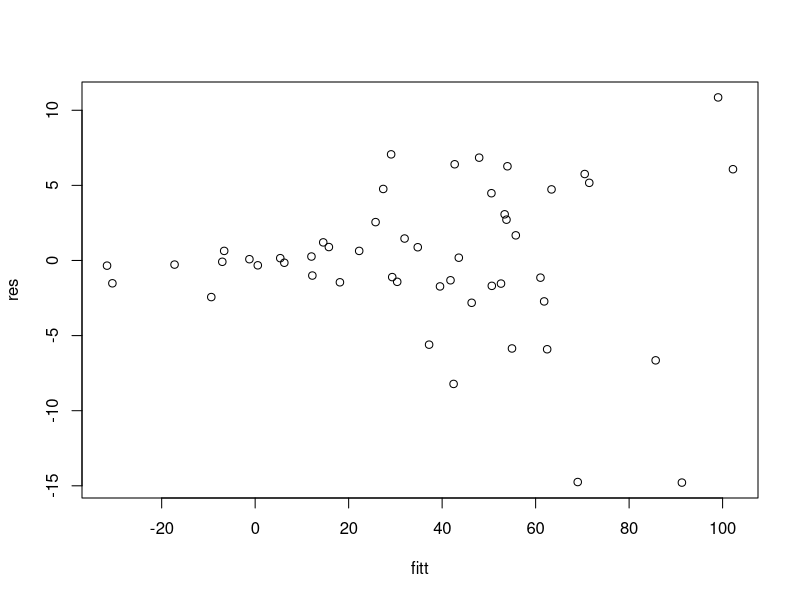

This figure's R source:
x<- rnorm(50,10,8)
e <- c()
fitt <- c()

for(i in 1:50){
  e[i] <- rnorm(1,0,0.4*abs(x[i]))
}
y <- 3 + 4 * x + e
fit <- lm(y~x)

summary(fit)
res <- residuals(fit)
fitt <- fitted(fit)
plot(fitt,res)



# Regression from scratch ----
X1 <- c(1,2,3)
X2 <- c(5,9,7)
oness <- c(1,1,1)
y <- c(10,12,15)
X <- cbind(oness, X1, X2)
betaCoef <- solve(t(X) %*% X) %*% t(X) %*% y
yhat <- X %*% betaCoef
